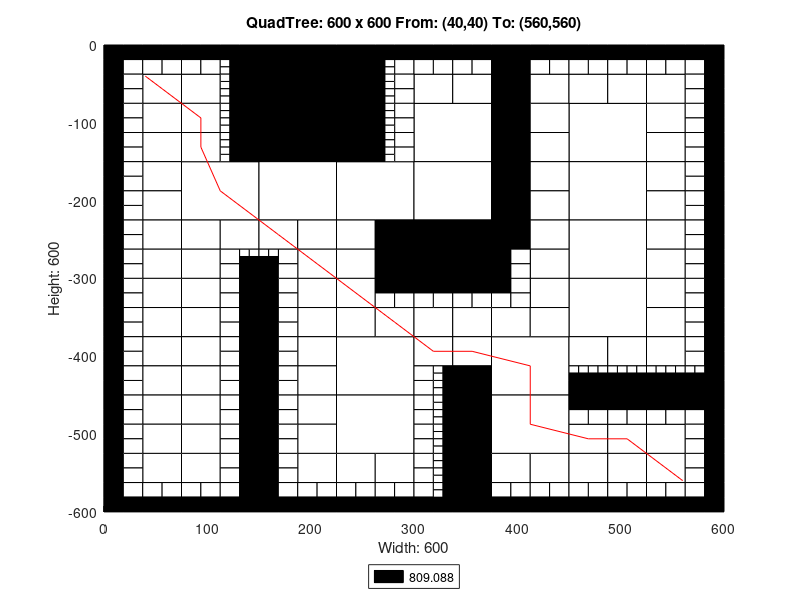

The MATLAB source for this figure:
axis([0 600 -600 0]);
title('QuadTree: 600 x 600 From: (40,40) To: (560,560)');
xlabel('Width: 600');
ylabel('Height: 600');
rectangle('Position',[150 -75 75 75], 'FaceColor',[0 0 0]);
rectangle('Position',[150 -150 75 75], 'FaceColor',[0 0 0]);
rectangle('Position',[75 -225 75 75], 'FaceColor',[1 1 1]);
rectangle('Position',[150 -225 75 75], 'FaceColor',[1 1 1]);
rectangle('Position',[225 -225 75 75], 'FaceColor',[1 1 1]);
rectangle('Position',[300 -150 75 75], 'FaceColor',[1 1 1]);
rectangle('Position',[450 -150 75 75], 'FaceColor',[1 1 1]);
rectangle('Position',[300 -225 75 75], 'FaceColor',[1 1 1]);
rectangle('Position',[300 -300 75 75], 'FaceColor',[0 0 0]);
rectangle('Position',[450 -225 75 75], 'FaceColor',[1 1 1]);
rectangle('Position',[450 -300 75 75], 'FaceColor',[1 1 1]);
rectangle('Position',[225 -450 75 75], 'FaceColor',[1 1 1]);
rectangle('Position',[225 -525 75 75], 'FaceColor',[1 1 1]);
rectangle('Position',[375 -450 75 75], 'FaceColor',[1 1 1]);
rectangle('Position',[450 -375 75 75], 'FaceColor',[1 1 1]);
rectangle('Position',[375 -525 75 75], 'FaceColor',[1 1 1]);
rectangle('Position',[37.5 -75 37.5 37.5], 'FaceColor',[1 1 1]);
rectangle('Position',[75 -75 37.5 37.5], 'FaceColor',[1 1 1]);
rectangle('Position',[37.5 -112.5 37.5 37.5], 'FaceColor',[1 1 1]);
rectangle('Position',[37.5 -150 37.5 37.5], 'FaceColor',[1 1 1]);
rectangle('Position',[75 -112.5 37.5 37.5], 'FaceColor',[1 1 1]);
rectangle('Position',[75 -150 37.5 37.5], 'FaceColor',[1 1 1]);
rectangle('Position',[225 -37.5 37.5 37.5], 'FaceColor',[0 0 0]);
rectangle('Position',[225 -75 37.5 37.5], 'FaceColor',[0 0 0]);
rectangle('Position',[225 -112.5 37.5 37.5], 'FaceColor',[0 0 0]);
rectangle('Position',[225 -150 37.5 37.5], 'FaceColor',[0 0 0]);
rectangle('Position',[37.5 -187.5 37.5 37.5], 'FaceColor',[1 1 1]);
rectangle('Position',[37.5 -225 37.5 37.5], 'FaceColor',[1 1 1]);
rectangle('Position',[37.5 -262.5 37.5 37.5], 'FaceColor',[1 1 1]);
rectangle('Position',[37.5 -300 37.5 37.5], 'FaceColor',[1 1 1]);
rectangle('Position',[75 -262.5 37.5 37.5], 'FaceColor',[1 1 1]);
rectangle('Position',[112.5 -262.5 37.5 37.5], 'FaceColor',[1 1 1]);
rectangle('Position',[75 -300 37.5 37.5], 'FaceColor',[1 1 1]);
rectangle('Position',[150 -262.5 37.5 37.5], 'FaceColor',[1 1 1]);
rectangle('Position',[187.5 -262.5 37.5 37.5], 'FaceColor',[1 1 1]);
rectangle('Position',[187.5 -300 37.5 37.5], 'FaceColor',[1 1 1]);
rectangle('Position',[225 -262.5 37.5 37.5], 'FaceColor',[1 1 1]);
rectangle('Position',[262.5 -262.5 37.5 37.5], 'FaceColor',[0 0 0]);
rectangle('Position',[225 -300 37.5 37.5], 'FaceColor',[1 1 1]);
rectangle('Position',[262.5 -300 37.5 37.5], 'FaceColor',[0 0 0]);
rectangle('Position',[300 -75 37.5 37.5], 'FaceColor',[1 1 1]);
rectangle('Position',[337.5 -75 37.5 37.5], 'FaceColor',[1 1 1]);
rectangle('Position',[375 -37.5 37.5 37.5], 'FaceColor',[0 0 0]);
rectangle('Position',[375 -75 37.5 37.5], 'FaceColor',[0 0 0]);
rectangle('Position',[412.5 -75 37.5 37.5], 'FaceColor',[1 1 1]);
rectangle('Position',[375 -112.5 37.5 37.5], 'FaceColor',[0 0 0]);
rectangle('Position',[412.5 -112.5 37.5 37.5], 'FaceColor',[1 1 1]);
rectangle('Position',[375 -150 37.5 37.5], 'FaceColor',[0 0 0]);
rectangle('Position',[412.5 -150 37.5 37.5], 'FaceColor',[1 1 1]);
rectangle('Position',[450 -75 37.5 37.5], 'FaceColor',[1 1 1]);
rectangle('Position',[487.5 -75 37.5 37.5], 'FaceColor',[1 1 1]);
rectangle('Position',[525 -75 37.5 37.5], 'FaceColor',[1 1 1]);
rectangle('Position',[525 -112.5 37.5 37.5], 'FaceColor',[1 1 1]);
rectangle('Position',[525 -150 37.5 37.5], 'FaceColor',[1 1 1]);
rectangle('Position',[375 -187.5 37.5 37.5], 'FaceColor',[0 0 0]);
rectangle('Position',[412.5 -187.5 37.5 37.5], 'FaceColor',[1 1 1]);
rectangle('Position',[375 -225 37.5 37.5], 'FaceColor',[0 0 0]);
rectangle('Position',[412.5 -225 37.5 37.5], 'FaceColor',[1 1 1]);
rectangle('Position',[375 -262.5 37.5 37.5], 'FaceColor',[0 0 0]);
rectangle('Position',[412.5 -262.5 37.5 37.5], 'FaceColor',[1 1 1]);
rectangle('Position',[412.5 -300 37.5 37.5], 'FaceColor',[1 1 1]);
rectangle('Position',[525 -187.5 37.5 37.5], 'FaceColor',[1 1 1]);
rectangle('Position',[525 -225 37.5 37.5], 'FaceColor',[1 1 1]);
rectangle('Position',[525 -262.5 37.5 37.5], 'FaceColor',[1 1 1]);
rectangle('Position',[525 -300 37.5 37.5], 'FaceColor',[1 1 1]);
rectangle('Position',[37.5 -337.5 37.5 37.5], 'FaceColor',[1 1 1]);
rectangle('Position',[37.5 -375 37.5 37.5], 'FaceColor',[1 1 1]);
rectangle('Position',[75 -337.5 37.5 37.5], 'FaceColor',[1 1 1]);
rectangle('Position',[75 -375 37.5 37.5], 'FaceColor',[1 1 1]);
rectangle('Position',[37.5 -412.5 37.5 37.5], 'FaceColor',[1 1 1]);
rectangle('Position',[37.5 -450 37.5 37.5], 'FaceColor',[1 1 1]);
rectangle('Position',[75 -412.5 37.5 37.5], 'FaceColor',[1 1 1]);
rectangle('Position',[75 -450 37.5 37.5], 'FaceColor',[1 1 1]);
rectangle('Position',[187.5 -337.5 37.5 37.5], 'FaceColor',[1 1 1]);
rectangle('Position',[187.5 -375 37.5 37.5], 'FaceColor',[1 1 1]);
rectangle('Position',[225 -337.5 37.5 37.5], 'FaceColor',[1 1 1]);
rectangle('Position',[225 -375 37.5 37.5], 'FaceColor',[1 1 1]);
rectangle('Position',[262.5 -375 37.5 37.5], 'FaceColor',[1 1 1]);
rectangle('Position',[187.5 -412.5 37.5 37.5], 'FaceColor',[1 1 1]);
rectangle('Position',[187.5 -450 37.5 37.5], 'FaceColor',[1 1 1]);
rectangle('Position',[37.5 -487.5 37.5 37.5], 'FaceColor',[1 1 1]);
rectangle('Position',[37.5 -525 37.5 37.5], 'FaceColor',[1 1 1]);
rectangle('Position',[75 -487.5 37.5 37.5], 'FaceColor',[1 1 1]);
rectangle('Position',[75 -525 37.5 37.5], 'FaceColor',[1 1 1]);
rectangle('Position',[37.5 -562.5 37.5 37.5], 'FaceColor',[1 1 1]);
rectangle('Position',[75 -562.5 37.5 37.5], 'FaceColor',[1 1 1]);
rectangle('Position',[187.5 -487.5 37.5 37.5], 'FaceColor',[1 1 1]);
rectangle('Position',[187.5 -525 37.5 37.5], 'FaceColor',[1 1 1]);
rectangle('Position',[187.5 -562.5 37.5 37.5], 'FaceColor',[1 1 1]);
rectangle('Position',[225 -562.5 37.5 37.5], 'FaceColor',[1 1 1]);
rectangle('Position',[262.5 -562.5 37.5 37.5], 'FaceColor',[1 1 1]);
rectangle('Position',[300 -375 37.5 37.5], 'FaceColor',[1 1 1]);
rectangle('Position',[337.5 -375 37.5 37.5], 'FaceColor',[1 1 1]);
rectangle('Position',[412.5 -337.5 37.5 37.5], 'FaceColor',[1 1 1]);
rectangle('Position',[375 -375 37.5 37.5], 'FaceColor',[1 1 1]);
rectangle('Position',[412.5 -375 37.5 37.5], 'FaceColor',[1 1 1]);
rectangle('Position',[300 -412.5 37.5 37.5], 'FaceColor',[1 1 1]);
rectangle('Position',[337.5 -412.5 37.5 37.5], 'FaceColor',[1 1 1]);
rectangle('Position',[337.5 -450 37.5 37.5], 'FaceColor',[0 0 0]);
rectangle('Position',[525 -337.5 37.5 37.5], 'FaceColor',[1 1 1]);
rectangle('Position',[525 -375 37.5 37.5], 'FaceColor',[1 1 1]);
rectangle('Position',[450 -412.5 37.5 37.5], 'FaceColor',[1 1 1]);
rectangle('Position',[487.5 -412.5 37.5 37.5], 'FaceColor',[1 1 1]);
rectangle('Position',[525 -412.5 37.5 37.5], 'FaceColor',[1 1 1]);
rectangle('Position',[337.5 -487.5 37.5 37.5], 'FaceColor',[0 0 0]);
rectangle('Position',[337.5 -525 37.5 37.5], 'FaceColor',[0 0 0]);
rectangle('Position',[337.5 -562.5 37.5 37.5], 'FaceColor',[0 0 0]);
rectangle('Position',[337.5 -600 37.5 37.5], 'FaceColor',[0 0 0]);
rectangle('Position',[375 -562.5 37.5 37.5], 'FaceColor',[1 1 1]);
rectangle('Position',[412.5 -562.5 37.5 37.5], 'FaceColor',[1 1 1]);
rectangle('Position',[450 -525 37.5 37.5], 'FaceColor',[1 1 1]);
rectangle('Position',[487.5 -525 37.5 37.5], 'FaceColor',[1 1 1]);
rectangle('Position',[525 -525 37.5 37.5], 'FaceColor',[1 1 1]);
rectangle('Position',[450 -562.5 37.5 37.5], 'FaceColor',[1 1 1]);
rectangle('Position',[487.5 -562.5 37.5 37.5], 'FaceColor',[1 1 1]);
rectangle('Position',[525 -562.5 37.5 37.5], 'FaceColor',[1 1 1]);
rectangle('Position',[0 -18.75 18.75 18.75], 'FaceColor',[0 0 0]);
rectangle('Position',[18.75 -18.75 18.75 18.75], 'FaceColor',[0 0 0]);
rectangle('Position',[0 -37.5 18.75 18.75], 'FaceColor',[0 0 0]);
rectangle('Position',[18.75 -37.5 18.75 18.75], 'FaceColor',[1 1 1]);
rectangle('Position',[37.5 -18.75 18.75 18.75], 'FaceColor',[0 0 0]);
rectangle('Position',[56.25 -18.75 18.75 18.75], 'FaceColor',[0 0 0]);
rectangle('Position',[37.5 -37.5 18.75 18.75], 'FaceColor',[1 1 1]);
rectangle('Position',[56.25 -37.5 18.75 18.75], 'FaceColor',[1 1 1]);
rectangle('Position',[0 -56.25 18.75 18.75], 'FaceColor',[0 0 0]);
rectangle('Position',[18.75 -56.25 18.75 18.75], 'FaceColor',[1 1 1]);
rectangle('Position',[0 -75 18.75 18.75], 'FaceColor',[0 0 0]);
rectangle('Position',[18.75 -75 18.75 18.75], 'FaceColor',[1 1 1]);
rectangle('Position',[75 -18.75 18.75 18.75], 'FaceColor',[0 0 0]);
rectangle('Position',[93.75 -18.75 18.75 18.75], 'FaceColor',[0 0 0]);
rectangle('Position',[75 -37.5 18.75 18.75], 'FaceColor',[1 1 1]);
rectangle('Position',[93.75 -37.5 18.75 18.75], 'FaceColor',[1 1 1]);
rectangle('Position',[112.5 -18.75 18.75 18.75], 'FaceColor',[0 0 0]);
rectangle('Position',[131.25 -18.75 18.75 18.75], 'FaceColor',[0 0 0]);
rectangle('Position',[131.25 -37.5 18.75 18.75], 'FaceColor',[0 0 0]);
rectangle('Position',[131.25 -56.25 18.75 18.75], 'FaceColor',[0 0 0]);
rectangle('Position',[131.25 -75 18.75 18.75], 'FaceColor',[0 0 0]);
rectangle('Position',[0 -93.75 18.75 18.75], 'FaceColor',[0 0 0]);
rectangle('Position',[18.75 -93.75 18.75 18.75], 'FaceColor',[1 1 1]);
rectangle('Position',[0 -112.5 18.75 18.75], 'FaceColor',[0 0 0]);
rectangle('Position',[18.75 -112.5 18.75 18.75], 'FaceColor',[1 1 1]);
rectangle('Position',[0 -131.25 18.75 18.75], 'FaceColor',[0 0 0]);
rectangle('Position',[18.75 -131.25 18.75 18.75], 'FaceColor',[1 1 1]);
rectangle('Position',[0 -150 18.75 18.75], 'FaceColor',[0 0 0]);
rectangle('Position',[18.75 -150 18.75 18.75], 'FaceColor',[1 1 1]);
rectangle('Position',[131.25 -93.75 18.75 18.75], 'FaceColor',[0 0 0]);
rectangle('Position',[131.25 -112.5 18.75 18.75], 'FaceColor',[0 0 0]);
rectangle('Position',[131.25 -131.25 18.75 18.75], 'FaceColor',[0 0 0]);
rectangle('Position',[131.25 -150 18.75 18.75], 'FaceColor',[0 0 0]);
rectangle('Position',[262.5 -18.75 18.75 18.75], 'FaceColor',[0 0 0]);
rectangle('Position',[281.25 -18.75 18.75 18.75], 'FaceColor',[0 0 0]);
rectangle('Position',[281.25 -37.5 18.75 18.75], 'FaceColor',[1 1 1]);
rectangle('Position',[281.25 -56.25 18.75 18.75], 'FaceColor',[1 1 1]);
rectangle('Position',[281.25 -75 18.75 18.75], 'FaceColor',[1 1 1]);
rectangle('Position',[281.25 -93.75 18.75 18.75], 'FaceColor',[1 1 1]);
rectangle('Position',[281.25 -112.5 18.75 18.75], 'FaceColor',[1 1 1]);
rectangle('Position',[281.25 -131.25 18.75 18.75], 'FaceColor',[1 1 1]);
rectangle('Position',[281.25 -150 18.75 18.75], 'FaceColor',[1 1 1]);
rectangle('Position',[0 -168.75 18.75 18.75], 'FaceColor',[0 0 0]);
rectangle('Position',[18.75 -168.75 18.75 18.75], 'FaceColor',[1 1 1]);
rectangle('Position',[0 -187.5 18.75 18.75], 'FaceColor',[0 0 0]);
rectangle('Position',[18.75 -187.5 18.75 18.75], 'FaceColor',[1 1 1]);
rectangle('Position',[0 -206.25 18.75 18.75], 'FaceColor',[0 0 0]);
rectangle('Position',[18.75 -206.25 18.75 18.75], 'FaceColor',[1 1 1]);
rectangle('Position',[0 -225 18.75 18.75], 'FaceColor',[0 0 0]);
rectangle('Position',[18.75 -225 18.75 18.75], 'FaceColor',[1 1 1]);
rectangle('Position',[0 -243.75 18.75 18.75], 'FaceColor',[0 0 0]);
rectangle('Position',[18.75 -243.75 18.75 18.75], 'FaceColor',[1 1 1]);
rectangle('Position',[0 -262.5 18.75 18.75], 'FaceColor',[0 0 0]);
rectangle('Position',[18.75 -262.5 18.75 18.75], 'FaceColor',[1 1 1]);
rectangle('Position',[0 -281.25 18.75 18.75], 'FaceColor',[0 0 0]);
rectangle('Position',[18.75 -281.25 18.75 18.75], 'FaceColor',[1 1 1]);
rectangle('Position',[0 -300 18.75 18.75], 'FaceColor',[0 0 0]);
rectangle('Position',[18.75 -300 18.75 18.75], 'FaceColor',[1 1 1]);
rectangle('Position',[112.5 -281.25 18.75 18.75], 'FaceColor',[1 1 1]);
rectangle('Position',[112.5 -300 18.75 18.75], 'FaceColor',[1 1 1]);
rectangle('Position',[131.25 -300 18.75 18.75], 'FaceColor',[0 0 0]);
rectangle('Position',[168.75 -281.25 18.75 18.75], 'FaceColor',[1 1 1]);
rectangle('Position',[150 -300 18.75 18.75], 'FaceColor',[0 0 0]);
rectangle('Position',[168.75 -300 18.75 18.75], 'FaceColor',[1 1 1]);
rectangle('Position',[300 -18.75 18.75 18.75], 'FaceColor',[0 0 0]);
rectangle('Position',[318.75 -18.75 18.75 18.75], 'FaceColor',[0 0 0]);
rectangle('Position',[300 -37.5 18.75 18.75], 'FaceColor',[1 1 1]);
rectangle('Position',[318.75 -37.5 18.75 18.75], 'FaceColor',[1 1 1]);
rectangle('Position',[337.5 -18.75 18.75 18.75], 'FaceColor',[0 0 0]);
rectangle('Position',[356.25 -18.75 18.75 18.75], 'FaceColor',[0 0 0]);
rectangle('Position',[337.5 -37.5 18.75 18.75], 'FaceColor',[1 1 1]);
rectangle('Position',[356.25 -37.5 18.75 18.75], 'FaceColor',[1 1 1]);
rectangle('Position',[412.5 -18.75 18.75 18.75], 'FaceColor',[0 0 0]);
rectangle('Position',[431.25 -18.75 18.75 18.75], 'FaceColor',[0 0 0]);
rectangle('Position',[412.5 -37.5 18.75 18.75], 'FaceColor',[1 1 1]);
rectangle('Position',[431.25 -37.5 18.75 18.75], 'FaceColor',[1 1 1]);
rectangle('Position',[450 -18.75 18.75 18.75], 'FaceColor',[0 0 0]);
rectangle('Position',[468.75 -18.75 18.75 18.75], 'FaceColor',[0 0 0]);
rectangle('Position',[450 -37.5 18.75 18.75], 'FaceColor',[1 1 1]);
rectangle('Position',[468.75 -37.5 18.75 18.75], 'FaceColor',[1 1 1]);
rectangle('Position',[487.5 -18.75 18.75 18.75], 'FaceColor',[0 0 0]);
rectangle('Position',[506.25 -18.75 18.75 18.75], 'FaceColor',[0 0 0]);
rectangle('Position',[487.5 -37.5 18.75 18.75], 'FaceColor',[1 1 1]);
rectangle('Position',[506.25 -37.5 18.75 18.75], 'FaceColor',[1 1 1]);
rectangle('Position',[525 -18.75 18.75 18.75], 'FaceColor',[0 0 0]);
rectangle('Position',[543.75 -18.75 18.75 18.75], 'FaceColor',[0 0 0]);
rectangle('Position',[525 -37.5 18.75 18.75], 'FaceColor',[1 1 1]);
rectangle('Position',[543.75 -37.5 18.75 18.75], 'FaceColor',[1 1 1]);
rectangle('Position',[562.5 -18.75 18.75 18.75], 'FaceColor',[0 0 0]);
rectangle('Position',[581.25 -18.75 18.75 18.75], 'FaceColor',[0 0 0]);
rectangle('Position',[562.5 -37.5 18.75 18.75], 'FaceColor',[1 1 1]);
rectangle('Position',[581.25 -37.5 18.75 18.75], 'FaceColor',[0 0 0]);
rectangle('Position',[562.5 -56.25 18.75 18.75], 'FaceColor',[1 1 1]);
rectangle('Position',[581.25 -56.25 18.75 18.75], 'FaceColor',[0 0 0]);
rectangle('Position',[562.5 -75 18.75 18.75], 'FaceColor',[1 1 1]);
rectangle('Position',[581.25 -75 18.75 18.75], 'FaceColor',[0 0 0]);
rectangle('Position',[562.5 -93.75 18.75 18.75], 'FaceColor',[1 1 1]);
rectangle('Position',[581.25 -93.75 18.75 18.75], 'FaceColor',[0 0 0]);
rectangle('Position',[562.5 -112.5 18.75 18.75], 'FaceColor',[1 1 1]);
rectangle('Position',[581.25 -112.5 18.75 18.75], 'FaceColor',[0 0 0]);
rectangle('Position',[562.5 -131.25 18.75 18.75], 'FaceColor',[1 1 1]);
rectangle('Position',[581.25 -131.25 18.75 18.75], 'FaceColor',[0 0 0]);
rectangle('Position',[562.5 -150 18.75 18.75], 'FaceColor',[1 1 1]);
rectangle('Position',[581.25 -150 18.75 18.75], 'FaceColor',[0 0 0]);
rectangle('Position',[375 -281.25 18.75 18.75], 'FaceColor',[0 0 0]);
rectangle('Position',[393.75 -281.25 18.75 18.75], 'FaceColor',[1 1 1]);
rectangle('Position',[375 -300 18.75 18.75], 'FaceColor',[0 0 0]);
rectangle('Position',[393.75 -300 18.75 18.75], 'FaceColor',[1 1 1]);
rectangle('Position',[562.5 -168.75 18.75 18.75], 'FaceColor',[1 1 1]);
rectangle('Position',[581.25 -168.75 18.75 18.75], 'FaceColor',[0 0 0]);
rectangle('Position',[562.5 -187.5 18.75 18.75], 'FaceColor',[1 1 1]);
rectangle('Position',[581.25 -187.5 18.75 18.75], 'FaceColor',[0 0 0]);
rectangle('Position',[562.5 -206.25 18.75 18.75], 'FaceColor',[1 1 1]);
rectangle('Position',[581.25 -206.25 18.75 18.75], 'FaceColor',[0 0 0]);
rectangle('Position',[562.5 -225 18.75 18.75], 'FaceColor',[1 1 1]);
rectangle('Position',[581.25 -225 18.75 18.75], 'FaceColor',[0 0 0]);
rectangle('Position',[562.5 -243.75 18.75 18.75], 'FaceColor',[1 1 1]);
rectangle('Position',[581.25 -243.75 18.75 18.75], 'FaceColor',[0 0 0]);
rectangle('Position',[562.5 -262.5 18.75 18.75], 'FaceColor',[1 1 1]);
rectangle('Position',[581.25 -262.5 18.75 18.75], 'FaceColor',[0 0 0]);
rectangle('Position',[562.5 -281.25 18.75 18.75], 'FaceColor',[1 1 1]);
rectangle('Position',[581.25 -281.25 18.75 18.75], 'FaceColor',[0 0 0]);
rectangle('Position',[562.5 -300 18.75 18.75], 'FaceColor',[1 1 1]);
rectangle('Position',[581.25 -300 18.75 18.75], 'FaceColor',[0 0 0]);
rectangle('Position',[0 -318.75 18.75 18.75], 'FaceColor',[0 0 0]);
rectangle('Position',[18.75 -318.75 18.75 18.75], 'FaceColor',[1 1 1]);
rectangle('Position',[0 -337.5 18.75 18.75], 'FaceColor',[0 0 0]);
rectangle('Position',[18.75 -337.5 18.75 18.75], 'FaceColor',[1 1 1]);
rectangle('Position',[0 -356.25 18.75 18.75], 'FaceColor',[0 0 0]);
rectangle('Position',[18.75 -356.25 18.75 18.75], 'FaceColor',[1 1 1]);
rectangle('Position',[0 -375 18.75 18.75], 'FaceColor',[0 0 0]);
rectangle('Position',[18.75 -375 18.75 18.75], 'FaceColor',[1 1 1]);
rectangle('Position',[112.5 -318.75 18.75 18.75], 'FaceColor',[1 1 1]);
rectangle('Position',[131.25 -318.75 18.75 18.75], 'FaceColor',[0 0 0]);
rectangle('Position',[112.5 -337.5 18.75 18.75], 'FaceColor',[1 1 1]);
rectangle('Position',[131.25 -337.5 18.75 18.75], 'FaceColor',[0 0 0]);
rectangle('Position',[112.5 -356.25 18.75 18.75], 'FaceColor',[1 1 1]);
rectangle('Position',[131.25 -356.25 18.75 18.75], 'FaceColor',[0 0 0]);
rectangle('Position',[112.5 -375 18.75 18.75], 'FaceColor',[1 1 1]);
rectangle('Position',[131.25 -375 18.75 18.75], 'FaceColor',[0 0 0]);
rectangle('Position',[0 -393.75 18.75 18.75], 'FaceColor',[0 0 0]);
rectangle('Position',[18.75 -393.75 18.75 18.75], 'FaceColor',[1 1 1]);
rectangle('Position',[0 -412.5 18.75 18.75], 'FaceColor',[0 0 0]);
rectangle('Position',[18.75 -412.5 18.75 18.75], 'FaceColor',[1 1 1]);
rectangle('Position',[0 -431.25 18.75 18.75], 'FaceColor',[0 0 0]);
rectangle('Position',[18.75 -431.25 18.75 18.75], 'FaceColor',[1 1 1]);
rectangle('Position',[0 -450 18.75 18.75], 'FaceColor',[0 0 0]);
rectangle('Position',[18.75 -450 18.75 18.75], 'FaceColor',[1 1 1]);
rectangle('Position',[112.5 -393.75 18.75 18.75], 'FaceColor',[1 1 1]);
rectangle('Position',[131.25 -393.75 18.75 18.75], 'FaceColor',[0 0 0]);
rectangle('Position',[112.5 -412.5 18.75 18.75], 'FaceColor',[1 1 1]);
rectangle('Position',[131.25 -412.5 18.75 18.75], 'FaceColor',[0 0 0]);
rectangle('Position',[112.5 -431.25 18.75 18.75], 'FaceColor',[1 1 1]);
rectangle('Position',[131.25 -431.25 18.75 18.75], 'FaceColor',[0 0 0]);
rectangle('Position',[112.5 -450 18.75 18.75], 'FaceColor',[1 1 1]);
rectangle('Position',[131.25 -450 18.75 18.75], 'FaceColor',[0 0 0]);
rectangle('Position',[150 -318.75 18.75 18.75], 'FaceColor',[0 0 0]);
rectangle('Position',[168.75 -318.75 18.75 18.75], 'FaceColor',[1 1 1]);
rectangle('Position',[150 -337.5 18.75 18.75], 'FaceColor',[0 0 0]);
rectangle('Position',[168.75 -337.5 18.75 18.75], 'FaceColor',[1 1 1]);
rectangle('Position',[150 -356.25 18.75 18.75], 'FaceColor',[0 0 0]);
rectangle('Position',[168.75 -356.25 18.75 18.75], 'FaceColor',[1 1 1]);
rectangle('Position',[150 -375 18.75 18.75], 'FaceColor',[0 0 0]);
rectangle('Position',[168.75 -375 18.75 18.75], 'FaceColor',[1 1 1]);
rectangle('Position',[262.5 -318.75 18.75 18.75], 'FaceColor',[0 0 0]);
rectangle('Position',[281.25 -318.75 18.75 18.75], 'FaceColor',[0 0 0]);
rectangle('Position',[262.5 -337.5 18.75 18.75], 'FaceColor',[1 1 1]);
rectangle('Position',[281.25 -337.5 18.75 18.75], 'FaceColor',[1 1 1]);
rectangle('Position',[150 -393.75 18.75 18.75], 'FaceColor',[0 0 0]);
rectangle('Position',[168.75 -393.75 18.75 18.75], 'FaceColor',[1 1 1]);
rectangle('Position',[150 -412.5 18.75 18.75], 'FaceColor',[0 0 0]);
rectangle('Position',[168.75 -412.5 18.75 18.75], 'FaceColor',[1 1 1]);
rectangle('Position',[150 -431.25 18.75 18.75], 'FaceColor',[0 0 0]);
rectangle('Position',[168.75 -431.25 18.75 18.75], 'FaceColor',[1 1 1]);
rectangle('Position',[150 -450 18.75 18.75], 'FaceColor',[0 0 0]);
rectangle('Position',[168.75 -450 18.75 18.75], 'FaceColor',[1 1 1]);
rectangle('Position',[0 -468.75 18.75 18.75], 'FaceColor',[0 0 0]);
rectangle('Position',[18.75 -468.75 18.75 18.75], 'FaceColor',[1 1 1]);
rectangle('Position',[0 -487.5 18.75 18.75], 'FaceColor',[0 0 0]);
rectangle('Position',[18.75 -487.5 18.75 18.75], 'FaceColor',[1 1 1]);
rectangle('Position',[0 -506.25 18.75 18.75], 'FaceColor',[0 0 0]);
rectangle('Position',[18.75 -506.25 18.75 18.75], 'FaceColor',[1 1 1]);
rectangle('Position',[0 -525 18.75 18.75], 'FaceColor',[0 0 0]);
rectangle('Position',[18.75 -525 18.75 18.75], 'FaceColor',[1 1 1]);
rectangle('Position',[112.5 -468.75 18.75 18.75], 'FaceColor',[1 1 1]);
rectangle('Position',[131.25 -468.75 18.75 18.75], 'FaceColor',[0 0 0]);
rectangle('Position',[112.5 -487.5 18.75 18.75], 'FaceColor',[1 1 1]);
rectangle('Position',[131.25 -487.5 18.75 18.75], 'FaceColor',[0 0 0]);
rectangle('Position',[112.5 -506.25 18.75 18.75], 'FaceColor',[1 1 1]);
rectangle('Position',[131.25 -506.25 18.75 18.75], 'FaceColor',[0 0 0]);
rectangle('Position',[112.5 -525 18.75 18.75], 'FaceColor',[1 1 1]);
rectangle('Position',[131.25 -525 18.75 18.75], 'FaceColor',[0 0 0]);
rectangle('Position',[0 -543.75 18.75 18.75], 'FaceColor',[0 0 0]);
rectangle('Position',[18.75 -543.75 18.75 18.75], 'FaceColor',[1 1 1]);
rectangle('Position',[0 -562.5 18.75 18.75], 'FaceColor',[0 0 0]);
rectangle('Position',[18.75 -562.5 18.75 18.75], 'FaceColor',[1 1 1]);
rectangle('Position',[0 -581.25 18.75 18.75], 'FaceColor',[0 0 0]);
rectangle('Position',[18.75 -581.25 18.75 18.75], 'FaceColor',[1 1 1]);
rectangle('Position',[0 -600 18.75 18.75], 'FaceColor',[0 0 0]);
rectangle('Position',[18.75 -600 18.75 18.75], 'FaceColor',[0 0 0]);
rectangle('Position',[37.5 -581.25 18.75 18.75], 'FaceColor',[1 1 1]);
rectangle('Position',[56.25 -581.25 18.75 18.75], 'FaceColor',[1 1 1]);
rectangle('Position',[37.5 -600 18.75 18.75], 'FaceColor',[0 0 0]);
rectangle('Position',[56.25 -600 18.75 18.75], 'FaceColor',[0 0 0]);
rectangle('Position',[112.5 -543.75 18.75 18.75], 'FaceColor',[1 1 1]);
rectangle('Position',[131.25 -543.75 18.75 18.75], 'FaceColor',[0 0 0]);
rectangle('Position',[112.5 -562.5 18.75 18.75], 'FaceColor',[1 1 1]);
rectangle('Position',[131.25 -562.5 18.75 18.75], 'FaceColor',[0 0 0]);
rectangle('Position',[75 -581.25 18.75 18.75], 'FaceColor',[1 1 1]);
rectangle('Position',[93.75 -581.25 18.75 18.75], 'FaceColor',[1 1 1]);
rectangle('Position',[75 -600 18.75 18.75], 'FaceColor',[0 0 0]);
rectangle('Position',[93.75 -600 18.75 18.75], 'FaceColor',[0 0 0]);
rectangle('Position',[112.5 -581.25 18.75 18.75], 'FaceColor',[1 1 1]);
rectangle('Position',[131.25 -581.25 18.75 18.75], 'FaceColor',[0 0 0]);
rectangle('Position',[112.5 -600 18.75 18.75], 'FaceColor',[0 0 0]);
rectangle('Position',[131.25 -600 18.75 18.75], 'FaceColor',[0 0 0]);
rectangle('Position',[150 -468.75 18.75 18.75], 'FaceColor',[0 0 0]);
rectangle('Position',[168.75 -468.75 18.75 18.75], 'FaceColor',[1 1 1]);
rectangle('Position',[150 -487.5 18.75 18.75], 'FaceColor',[0 0 0]);
rectangle('Position',[168.75 -487.5 18.75 18.75], 'FaceColor',[1 1 1]);
rectangle('Position',[150 -506.25 18.75 18.75], 'FaceColor',[0 0 0]);
rectangle('Position',[168.75 -506.25 18.75 18.75], 'FaceColor',[1 1 1]);
rectangle('Position',[150 -525 18.75 18.75], 'FaceColor',[0 0 0]);
rectangle('Position',[168.75 -525 18.75 18.75], 'FaceColor',[1 1 1]);
rectangle('Position',[150 -543.75 18.75 18.75], 'FaceColor',[0 0 0]);
rectangle('Position',[168.75 -543.75 18.75 18.75], 'FaceColor',[1 1 1]);
rectangle('Position',[150 -562.5 18.75 18.75], 'FaceColor',[0 0 0]);
rectangle('Position',[168.75 -562.5 18.75 18.75], 'FaceColor',[1 1 1]);
rectangle('Position',[150 -581.25 18.75 18.75], 'FaceColor',[0 0 0]);
rectangle('Position',[168.75 -581.25 18.75 18.75], 'FaceColor',[1 1 1]);
rectangle('Position',[150 -600 18.75 18.75], 'FaceColor',[0 0 0]);
rectangle('Position',[168.75 -600 18.75 18.75], 'FaceColor',[0 0 0]);
rectangle('Position',[187.5 -581.25 18.75 18.75], 'FaceColor',[1 1 1]);
rectangle('Position',[206.25 -581.25 18.75 18.75], 'FaceColor',[1 1 1]);
rectangle('Position',[187.5 -600 18.75 18.75], 'FaceColor',[0 0 0]);
rectangle('Position',[206.25 -600 18.75 18.75], 'FaceColor',[0 0 0]);
rectangle('Position',[225 -581.25 18.75 18.75], 'FaceColor',[1 1 1]);
rectangle('Position',[243.75 -581.25 18.75 18.75], 'FaceColor',[1 1 1]);
rectangle('Position',[225 -600 18.75 18.75], 'FaceColor',[0 0 0]);
rectangle('Position',[243.75 -600 18.75 18.75], 'FaceColor',[0 0 0]);
rectangle('Position',[262.5 -581.25 18.75 18.75], 'FaceColor',[1 1 1]);
rectangle('Position',[281.25 -581.25 18.75 18.75], 'FaceColor',[1 1 1]);
rectangle('Position',[262.5 -600 18.75 18.75], 'FaceColor',[0 0 0]);
rectangle('Position',[281.25 -600 18.75 18.75], 'FaceColor',[0 0 0]);
rectangle('Position',[300 -318.75 18.75 18.75], 'FaceColor',[0 0 0]);
rectangle('Position',[318.75 -318.75 18.75 18.75], 'FaceColor',[0 0 0]);
rectangle('Position',[300 -337.5 18.75 18.75], 'FaceColor',[1 1 1]);
rectangle('Position',[318.75 -337.5 18.75 18.75], 'FaceColor',[1 1 1]);
rectangle('Position',[337.5 -318.75 18.75 18.75], 'FaceColor',[0 0 0]);
rectangle('Position',[356.25 -318.75 18.75 18.75], 'FaceColor',[0 0 0]);
rectangle('Position',[337.5 -337.5 18.75 18.75], 'FaceColor',[1 1 1]);
rectangle('Position',[356.25 -337.5 18.75 18.75], 'FaceColor',[1 1 1]);
rectangle('Position',[375 -318.75 18.75 18.75], 'FaceColor',[0 0 0]);
rectangle('Position',[393.75 -318.75 18.75 18.75], 'FaceColor',[1 1 1]);
rectangle('Position',[375 -337.5 18.75 18.75], 'FaceColor',[1 1 1]);
rectangle('Position',[393.75 -337.5 18.75 18.75], 'FaceColor',[1 1 1]);
rectangle('Position',[300 -431.25 18.75 18.75], 'FaceColor',[1 1 1]);
rectangle('Position',[300 -450 18.75 18.75], 'FaceColor',[1 1 1]);
rectangle('Position',[562.5 -318.75 18.75 18.75], 'FaceColor',[1 1 1]);
rectangle('Position',[581.25 -318.75 18.75 18.75], 'FaceColor',[0 0 0]);
rectangle('Position',[562.5 -337.5 18.75 18.75], 'FaceColor',[1 1 1]);
rectangle('Position',[581.25 -337.5 18.75 18.75], 'FaceColor',[0 0 0]);
rectangle('Position',[562.5 -356.25 18.75 18.75], 'FaceColor',[1 1 1]);
rectangle('Position',[581.25 -356.25 18.75 18.75], 'FaceColor',[0 0 0]);
rectangle('Position',[562.5 -375 18.75 18.75], 'FaceColor',[1 1 1]);
rectangle('Position',[581.25 -375 18.75 18.75], 'FaceColor',[0 0 0]);
rectangle('Position',[450 -450 18.75 18.75], 'FaceColor',[0 0 0]);
rectangle('Position',[468.75 -450 18.75 18.75], 'FaceColor',[0 0 0]);
rectangle('Position',[487.5 -450 18.75 18.75], 'FaceColor',[0 0 0]);
rectangle('Position',[506.25 -450 18.75 18.75], 'FaceColor',[0 0 0]);
rectangle('Position',[562.5 -393.75 18.75 18.75], 'FaceColor',[1 1 1]);
rectangle('Position',[581.25 -393.75 18.75 18.75], 'FaceColor',[0 0 0]);
rectangle('Position',[562.5 -412.5 18.75 18.75], 'FaceColor',[1 1 1]);
rectangle('Position',[581.25 -412.5 18.75 18.75], 'FaceColor',[0 0 0]);
rectangle('Position',[525 -450 18.75 18.75], 'FaceColor',[0 0 0]);
rectangle('Position',[543.75 -450 18.75 18.75], 'FaceColor',[0 0 0]);
rectangle('Position',[581.25 -431.25 18.75 18.75], 'FaceColor',[0 0 0]);
rectangle('Position',[562.5 -450 18.75 18.75], 'FaceColor',[0 0 0]);
rectangle('Position',[581.25 -450 18.75 18.75], 'FaceColor',[0 0 0]);
rectangle('Position',[300 -468.75 18.75 18.75], 'FaceColor',[1 1 1]);
rectangle('Position',[300 -487.5 18.75 18.75], 'FaceColor',[1 1 1]);
rectangle('Position',[300 -506.25 18.75 18.75], 'FaceColor',[1 1 1]);
rectangle('Position',[300 -525 18.75 18.75], 'FaceColor',[1 1 1]);
rectangle('Position',[300 -543.75 18.75 18.75], 'FaceColor',[1 1 1]);
rectangle('Position',[300 -562.5 18.75 18.75], 'FaceColor',[1 1 1]);
rectangle('Position',[300 -581.25 18.75 18.75], 'FaceColor',[1 1 1]);
rectangle('Position',[300 -600 18.75 18.75], 'FaceColor',[0 0 0]);
rectangle('Position',[318.75 -600 18.75 18.75], 'FaceColor',[0 0 0]);
rectangle('Position',[375 -581.25 18.75 18.75], 'FaceColor',[1 1 1]);
rectangle('Position',[393.75 -581.25 18.75 18.75], 'FaceColor',[1 1 1]);
rectangle('Position',[375 -600 18.75 18.75], 'FaceColor',[0 0 0]);
rectangle('Position',[393.75 -600 18.75 18.75], 'FaceColor',[0 0 0]);
rectangle('Position',[412.5 -581.25 18.75 18.75], 'FaceColor',[1 1 1]);
rectangle('Position',[431.25 -581.25 18.75 18.75], 'FaceColor',[1 1 1]);
rectangle('Position',[412.5 -600 18.75 18.75], 'FaceColor',[0 0 0]);
rectangle('Position',[431.25 -600 18.75 18.75], 'FaceColor',[0 0 0]);
rectangle('Position',[450 -468.75 18.75 18.75], 'FaceColor',[0 0 0]);
rectangle('Position',[468.75 -468.75 18.75 18.75], 'FaceColor',[0 0 0]);
rectangle('Position',[450 -487.5 18.75 18.75], 'FaceColor',[1 1 1]);
rectangle('Position',[468.75 -487.5 18.75 18.75], 'FaceColor',[1 1 1]);
rectangle('Position',[487.5 -468.75 18.75 18.75], 'FaceColor',[0 0 0]);
rectangle('Position',[506.25 -468.75 18.75 18.75], 'FaceColor',[0 0 0]);
rectangle('Position',[487.5 -487.5 18.75 18.75], 'FaceColor',[1 1 1]);
rectangle('Position',[506.25 -487.5 18.75 18.75], 'FaceColor',[1 1 1]);
rectangle('Position',[525 -468.75 18.75 18.75], 'FaceColor',[0 0 0]);
rectangle('Position',[543.75 -468.75 18.75 18.75], 'FaceColor',[0 0 0]);
rectangle('Position',[525 -487.5 18.75 18.75], 'FaceColor',[1 1 1]);
rectangle('Position',[543.75 -487.5 18.75 18.75], 'FaceColor',[1 1 1]);
rectangle('Position',[562.5 -468.75 18.75 18.75], 'FaceColor',[0 0 0]);
rectangle('Position',[581.25 -468.75 18.75 18.75], 'FaceColor',[0 0 0]);
rectangle('Position',[562.5 -487.5 18.75 18.75], 'FaceColor',[1 1 1]);
rectangle('Position',[581.25 -487.5 18.75 18.75], 'FaceColor',[0 0 0]);
rectangle('Position',[562.5 -506.25 18.75 18.75], 'FaceColor',[1 1 1]);
rectangle('Position',[581.25 -506.25 18.75 18.75], 'FaceColor',[0 0 0]);
rectangle('Position',[562.5 -525 18.75 18.75], 'FaceColor',[1 1 1]);
rectangle('Position',[581.25 -525 18.75 18.75], 'FaceColor',[0 0 0]);
rectangle('Position',[450 -581.25 18.75 18.75], 'FaceColor',[1 1 1]);
rectangle('Position',[468.75 -581.25 18.75 18.75], 'FaceColor',[1 1 1]);
rectangle('Position',[450 -600 18.75 18.75], 'FaceColor',[0 0 0]);
rectangle('Position',[468.75 -600 18.75 18.75], 'FaceColor',[0 0 0]);
rectangle('Position',[487.5 -581.25 18.75 18.75], 'FaceColor',[1 1 1]);
rectangle('Position',[506.25 -581.25 18.75 18.75], 'FaceColor',[1 1 1]);
rectangle('Position',[487.5 -600 18.75 18.75], 'FaceColor',[0 0 0]);
rectangle('Position',[506.25 -600 18.75 18.75], 'FaceColor',[0 0 0]);
rectangle('Position',[562.5 -543.75 18.75 18.75], 'FaceColor',[1 1 1]);
rectangle('Position',[581.25 -543.75 18.75 18.75], 'FaceColor',[0 0 0]);
rectangle('Position',[562.5 -562.5 18.75 18.75], 'FaceColor',[1 1 1]);
rectangle('Position',[581.25 -562.5 18.75 18.75], 'FaceColor',[0 0 0]);
rectangle('Position',[525 -581.25 18.75 18.75], 'FaceColor',[1 1 1]);
rectangle('Position',[543.75 -581.25 18.75 18.75], 'FaceColor',[1 1 1]);
rectangle('Position',[525 -600 18.75 18.75], 'FaceColor',[0 0 0]);
rectangle('Position',[543.75 -600 18.75 18.75], 'FaceColor',[0 0 0]);
rectangle('Position',[562.5 -581.25 18.75 18.75], 'FaceColor',[1 1 1]);
rectangle('Position',[581.25 -581.25 18.75 18.75], 'FaceColor',[0 0 0]);
rectangle('Position',[562.5 -600 18.75 18.75], 'FaceColor',[0 0 0]);
rectangle('Position',[581.25 -600 18.75 18.75], 'FaceColor',[0 0 0]);
rectangle('Position',[112.5 -28.125 9.375 9.375], 'FaceColor',[1 1 1]);
rectangle('Position',[121.875 -28.125 9.375 9.375], 'FaceColor',[0 0 0]);
rectangle('Position',[112.5 -37.5 9.375 9.375], 'FaceColor',[1 1 1]);
rectangle('Position',[121.875 -37.5 9.375 9.375], 'FaceColor',[0 0 0]);
rectangle('Position',[112.5 -46.875 9.375 9.375], 'FaceColor',[1 1 1]);
rectangle('Position',[121.875 -46.875 9.375 9.375], 'FaceColor',[0 0 0]);
rectangle('Position',[112.5 -56.25 9.375 9.375], 'FaceColor',[1 1 1]);
rectangle('Position',[121.875 -56.25 9.375 9.375], 'FaceColor',[0 0 0]);
rectangle('Position',[112.5 -65.625 9.375 9.375], 'FaceColor',[1 1 1]);
rectangle('Position',[121.875 -65.625 9.375 9.375], 'FaceColor',[0 0 0]);
rectangle('Position',[112.5 -75 9.375 9.375], 'FaceColor',[1 1 1]);
rectangle('Position',[121.875 -75 9.375 9.375], 'FaceColor',[0 0 0]);
rectangle('Position',[112.5 -84.375 9.375 9.375], 'FaceColor',[1 1 1]);
rectangle('Position',[121.875 -84.375 9.375 9.375], 'FaceColor',[0 0 0]);
rectangle('Position',[112.5 -93.75 9.375 9.375], 'FaceColor',[1 1 1]);
rectangle('Position',[121.875 -93.75 9.375 9.375], 'FaceColor',[0 0 0]);
rectangle('Position',[112.5 -103.125 9.375 9.375], 'FaceColor',[1 1 1]);
rectangle('Position',[121.875 -103.125 9.375 9.375], 'FaceColor',[0 0 0]);
rectangle('Position',[112.5 -112.5 9.375 9.375], 'FaceColor',[1 1 1]);
rectangle('Position',[121.875 -112.5 9.375 9.375], 'FaceColor',[0 0 0]);
rectangle('Position',[112.5 -121.875 9.375 9.375], 'FaceColor',[1 1 1]);
rectangle('Position',[121.875 -121.875 9.375 9.375], 'FaceColor',[0 0 0]);
rectangle('Position',[112.5 -131.25 9.375 9.375], 'FaceColor',[1 1 1]);
rectangle('Position',[121.875 -131.25 9.375 9.375], 'FaceColor',[0 0 0]);
rectangle('Position',[112.5 -140.625 9.375 9.375], 'FaceColor',[1 1 1]);
rectangle('Position',[121.875 -140.625 9.375 9.375], 'FaceColor',[0 0 0]);
rectangle('Position',[112.5 -150 9.375 9.375], 'FaceColor',[1 1 1]);
rectangle('Position',[121.875 -150 9.375 9.375], 'FaceColor',[0 0 0]);
rectangle('Position',[262.5 -28.125 9.375 9.375], 'FaceColor',[0 0 0]);
rectangle('Position',[271.875 -28.125 9.375 9.375], 'FaceColor',[1 1 1]);
rectangle('Position',[262.5 -37.5 9.375 9.375], 'FaceColor',[0 0 0]);
rectangle('Position',[271.875 -37.5 9.375 9.375], 'FaceColor',[1 1 1]);
rectangle('Position',[262.5 -46.875 9.375 9.375], 'FaceColor',[0 0 0]);
rectangle('Position',[271.875 -46.875 9.375 9.375], 'FaceColor',[1 1 1]);
rectangle('Position',[262.5 -56.25 9.375 9.375], 'FaceColor',[0 0 0]);
rectangle('Position',[271.875 -56.25 9.375 9.375], 'FaceColor',[1 1 1]);
rectangle('Position',[262.5 -65.625 9.375 9.375], 'FaceColor',[0 0 0]);
rectangle('Position',[271.875 -65.625 9.375 9.375], 'FaceColor',[1 1 1]);
rectangle('Position',[262.5 -75 9.375 9.375], 'FaceColor',[0 0 0]);
rectangle('Position',[271.875 -75 9.375 9.375], 'FaceColor',[1 1 1]);
rectangle('Position',[262.5 -84.375 9.375 9.375], 'FaceColor',[0 0 0]);
rectangle('Position',[271.875 -84.375 9.375 9.375], 'FaceColor',[1 1 1]);
rectangle('Position',[262.5 -93.75 9.375 9.375], 'FaceColor',[0 0 0]);
rectangle('Position',[271.875 -93.75 9.375 9.375], 'FaceColor',[1 1 1]);
rectangle('Position',[262.5 -103.125 9.375 9.375], 'FaceColor',[0 0 0]);
rectangle('Position',[271.875 -103.125 9.375 9.375], 'FaceColor',[1 1 1]);
rectangle('Position',[262.5 -112.5 9.375 9.375], 'FaceColor',[0 0 0]);
rectangle('Position',[271.875 -112.5 9.375 9.375], 'FaceColor',[1 1 1]);
rectangle('Position',[262.5 -121.875 9.375 9.375], 'FaceColor',[0 0 0]);
rectangle('Position',[271.875 -121.875 9.375 9.375], 'FaceColor',[1 1 1]);
rectangle('Position',[262.5 -131.25 9.375 9.375], 'FaceColor',[0 0 0]);
rectangle('Position',[271.875 -131.25 9.375 9.375], 'FaceColor',[1 1 1]);
rectangle('Position',[262.5 -140.625 9.375 9.375], 'FaceColor',[0 0 0]);
rectangle('Position',[271.875 -140.625 9.375 9.375], 'FaceColor',[1 1 1]);
rectangle('Position',[262.5 -150 9.375 9.375], 'FaceColor',[0 0 0]);
rectangle('Position',[271.875 -150 9.375 9.375], 'FaceColor',[1 1 1]);
rectangle('Position',[131.25 -271.875 9.375 9.375], 'FaceColor',[1 1 1]);
rectangle('Position',[140.625 -271.875 9.375 9.375], 'FaceColor',[1 1 1]);
rectangle('Position',[131.25 -281.25 9.375 9.375], 'FaceColor',[0 0 0]);
rectangle('Position',[140.625 -281.25 9.375 9.375], 'FaceColor',[0 0 0]);
rectangle('Position',[150 -271.875 9.375 9.375], 'FaceColor',[1 1 1]);
rectangle('Position',[159.375 -271.875 9.375 9.375], 'FaceColor',[1 1 1]);
rectangle('Position',[150 -281.25 9.375 9.375], 'FaceColor',[0 0 0]);
rectangle('Position',[159.375 -281.25 9.375 9.375], 'FaceColor',[0 0 0]);
rectangle('Position',[318.75 -421.875 9.375 9.375], 'FaceColor',[1 1 1]);
rectangle('Position',[328.125 -421.875 9.375 9.375], 'FaceColor',[0 0 0]);
rectangle('Position',[318.75 -431.25 9.375 9.375], 'FaceColor',[1 1 1]);
rectangle('Position',[328.125 -431.25 9.375 9.375], 'FaceColor',[0 0 0]);
rectangle('Position',[318.75 -440.625 9.375 9.375], 'FaceColor',[1 1 1]);
rectangle('Position',[328.125 -440.625 9.375 9.375], 'FaceColor',[0 0 0]);
rectangle('Position',[318.75 -450 9.375 9.375], 'FaceColor',[1 1 1]);
rectangle('Position',[328.125 -450 9.375 9.375], 'FaceColor',[0 0 0]);
rectangle('Position',[450 -421.875 9.375 9.375], 'FaceColor',[1 1 1]);
rectangle('Position',[459.375 -421.875 9.375 9.375], 'FaceColor',[1 1 1]);
rectangle('Position',[450 -431.25 9.375 9.375], 'FaceColor',[0 0 0]);
rectangle('Position',[459.375 -431.25 9.375 9.375], 'FaceColor',[0 0 0]);
rectangle('Position',[468.75 -421.875 9.375 9.375], 'FaceColor',[1 1 1]);
rectangle('Position',[478.125 -421.875 9.375 9.375], 'FaceColor',[1 1 1]);
rectangle('Position',[468.75 -431.25 9.375 9.375], 'FaceColor',[0 0 0]);
rectangle('Position',[478.125 -431.25 9.375 9.375], 'FaceColor',[0 0 0]);
rectangle('Position',[487.5 -421.875 9.375 9.375], 'FaceColor',[1 1 1]);
rectangle('Position',[496.875 -421.875 9.375 9.375], 'FaceColor',[1 1 1]);
rectangle('Position',[487.5 -431.25 9.375 9.375], 'FaceColor',[0 0 0]);
rectangle('Position',[496.875 -431.25 9.375 9.375], 'FaceColor',[0 0 0]);
rectangle('Position',[506.25 -421.875 9.375 9.375], 'FaceColor',[1 1 1]);
rectangle('Position',[515.625 -421.875 9.375 9.375], 'FaceColor',[1 1 1]);
rectangle('Position',[506.25 -431.25 9.375 9.375], 'FaceColor',[0 0 0]);
rectangle('Position',[515.625 -431.25 9.375 9.375], 'FaceColor',[0 0 0]);
rectangle('Position',[525 -421.875 9.375 9.375], 'FaceColor',[1 1 1]);
rectangle('Position',[534.375 -421.875 9.375 9.375], 'FaceColor',[1 1 1]);
rectangle('Position',[525 -431.25 9.375 9.375], 'FaceColor',[0 0 0]);
rectangle('Position',[534.375 -431.25 9.375 9.375], 'FaceColor',[0 0 0]);
rectangle('Position',[543.75 -421.875 9.375 9.375], 'FaceColor',[1 1 1]);
rectangle('Position',[553.125 -421.875 9.375 9.375], 'FaceColor',[1 1 1]);
rectangle('Position',[543.75 -431.25 9.375 9.375], 'FaceColor',[0 0 0]);
rectangle('Position',[553.125 -431.25 9.375 9.375], 'FaceColor',[0 0 0]);
rectangle('Position',[562.5 -421.875 9.375 9.375], 'FaceColor',[1 1 1]);
rectangle('Position',[571.875 -421.875 9.375 9.375], 'FaceColor',[1 1 1]);
rectangle('Position',[562.5 -431.25 9.375 9.375], 'FaceColor',[0 0 0]);
rectangle('Position',[571.875 -431.25 9.375 9.375], 'FaceColor',[0 0 0]);
rectangle('Position',[318.75 -459.375 9.375 9.375], 'FaceColor',[1 1 1]);
rectangle('Position',[328.125 -459.375 9.375 9.375], 'FaceColor',[0 0 0]);
rectangle('Position',[318.75 -468.75 9.375 9.375], 'FaceColor',[1 1 1]);
rectangle('Position',[328.125 -468.75 9.375 9.375], 'FaceColor',[0 0 0]);
rectangle('Position',[318.75 -478.125 9.375 9.375], 'FaceColor',[1 1 1]);
rectangle('Position',[328.125 -478.125 9.375 9.375], 'FaceColor',[0 0 0]);
rectangle('Position',[318.75 -487.5 9.375 9.375], 'FaceColor',[1 1 1]);
rectangle('Position',[328.125 -487.5 9.375 9.375], 'FaceColor',[0 0 0]);
rectangle('Position',[318.75 -496.875 9.375 9.375], 'FaceColor',[1 1 1]);
rectangle('Position',[328.125 -496.875 9.375 9.375], 'FaceColor',[0 0 0]);
rectangle('Position',[318.75 -506.25 9.375 9.375], 'FaceColor',[1 1 1]);
rectangle('Position',[328.125 -506.25 9.375 9.375], 'FaceColor',[0 0 0]);
rectangle('Position',[318.75 -515.625 9.375 9.375], 'FaceColor',[1 1 1]);
rectangle('Position',[328.125 -515.625 9.375 9.375], 'FaceColor',[0 0 0]);
rectangle('Position',[318.75 -525 9.375 9.375], 'FaceColor',[1 1 1]);
rectangle('Position',[328.125 -525 9.375 9.375], 'FaceColor',[0 0 0]);
rectangle('Position',[318.75 -534.375 9.375 9.375], 'FaceColor',[1 1 1]);
rectangle('Position',[328.125 -534.375 9.375 9.375], 'FaceColor',[0 0 0]);
rectangle('Position',[318.75 -543.75 9.375 9.375], 'FaceColor',[1 1 1]);
rectangle('Position',[328.125 -543.75 9.375 9.375], 'FaceColor',[0 0 0]);
rectangle('Position',[318.75 -553.125 9.375 9.375], 'FaceColor',[1 1 1]);
rectangle('Position',[328.125 -553.125 9.375 9.375], 'FaceColor',[0 0 0]);
rectangle('Position',[318.75 -562.5 9.375 9.375], 'FaceColor',[1 1 1]);
rectangle('Position',[328.125 -562.5 9.375 9.375], 'FaceColor',[0 0 0]);
rectangle('Position',[318.75 -571.875 9.375 9.375], 'FaceColor',[1 1 1]);
rectangle('Position',[328.125 -571.875 9.375 9.375], 'FaceColor',[0 0 0]);
rectangle('Position',[318.75 -581.25 9.375 9.375], 'FaceColor',[1 1 1]);
rectangle('Position',[328.125 -581.25 9.375 9.375], 'FaceColor',[0 0 0]);
X=[560,543.75,506.25,468.75,412.5,412.5,356.25,318.75,281.25,243.75,206.25,168.75,112.5,93.75,93.75,56.25,40];
Y=[-560,-543.75,-506.25,-506.25,-487.5,-412.5,-393.75,-393.75,-356.25,-318.75,-281.25,-243.75,-187.5,-131.25,-93.75,-56.25,-40];
hold on;
plot(X,Y,'r');
legend('809.088','Location','southoutside');
